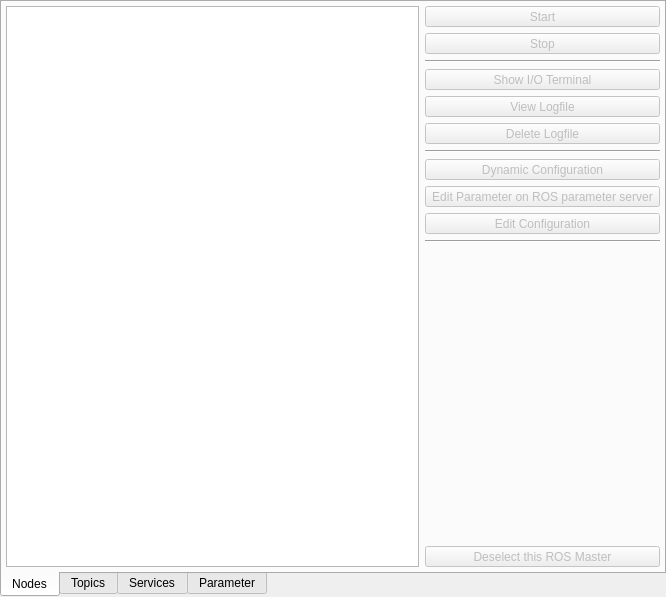
<?xml version="1.0" encoding="UTF-8"?>
<ui version="4.0">
 <class>Tab</class>
 <widget class="QWidget" name="Tab">
  <property name="geometry">
   <rect>
    <x>0</x>
    <y>0</y>
    <width>666</width>
    <height>597</height>
   </rect>
  </property>
  <property name="windowTitle">
   <string>Form</string>
  </property>
  <layout class="QHBoxLayout" name="horizontalLayout">
   <property name="spacing">
    <number>0</number>
   </property>
   <property name="margin">
    <number>0</number>
   </property>
   <item>
    <widget class="QTabWidget" name="tabWidget">
     <property name="enabled">
      <bool>true</bool>
     </property>
     <property name="tabPosition">
      <enum>QTabWidget::South</enum>
     </property>
     <property name="currentIndex">
      <number>0</number>
     </property>
     <property name="iconSize">
      <size>
       <width>32</width>
       <height>32</height>
      </size>
     </property>
     <widget class="QWidget" name="tabNodes">
      <attribute name="title">
       <string>Nodes</string>
      </attribute>
      <layout class="QHBoxLayout" name="horizontalLayout_5">
       <property name="margin">
        <number>4</number>
       </property>
       <item>
        <widget class="QTreeView" name="nodeTreeView">
         <property name="selectionMode">
          <enum>QAbstractItemView::ExtendedSelection</enum>
         </property>
        </widget>
       </item>
       <item>
        <widget class="QFrame" name="controlNodesFrame">
         <property name="sizePolicy">
          <sizepolicy hsizetype="Preferred" vsizetype="Preferred">
           <horstretch>0</horstretch>
           <verstretch>0</verstretch>
          </sizepolicy>
         </property>
         <property name="toolTip">
          <string>&lt;!DOCTYPE HTML PUBLIC &quot;-//W3C//DTD HTML 4.0//EN&quot; &quot;http://www.w3.org/TR/REC-html40/strict.dtd&quot;&gt;
&lt;html&gt;&lt;head&gt;&lt;meta name=&quot;qrichtext&quot; content=&quot;1&quot; /&gt;&lt;style type=&quot;text/css&quot;&gt;
p, li { white-space: pre-wrap; }
&lt;/style&gt;&lt;/head&gt;&lt;body style=&quot; font-family:'Ubuntu'; font-size:9pt; font-weight:400; font-style:normal;&quot;&gt;
&lt;p style=&quot; margin-top:0px; margin-bottom:0px; margin-left:0px; margin-right:0px; -qt-block-indent:0; text-indent:0px;&quot;&gt;&lt;span style=&quot; font-size:11pt;&quot;&gt;Shortcuts:&lt;/span&gt;&lt;/p&gt;
&lt;p style=&quot; margin-top:0px; margin-bottom:0px; margin-left:0px; margin-right:0px; -qt-block-indent:0; text-indent:0px;&quot;&gt;&lt;span style=&quot; font-size:11pt;&quot;&gt;    &lt;/span&gt;&lt;span style=&quot; font-size:11pt; font-weight:600;&quot;&gt;Alt+E&lt;/span&gt;&lt;span style=&quot; font-size:11pt;&quot;&gt; expand all groups&lt;/span&gt;&lt;/p&gt;
&lt;p style=&quot; margin-top:0px; margin-bottom:0px; margin-left:0px; margin-right:0px; -qt-block-indent:0; text-indent:0px;&quot;&gt;&lt;span style=&quot; font-size:11pt;&quot;&gt;    &lt;/span&gt;&lt;span style=&quot; font-size:11pt; font-weight:600;&quot;&gt;Alt+C&lt;/span&gt;&lt;span style=&quot; font-size:11pt;&quot;&gt; collapse all groups&lt;/span&gt;&lt;/p&gt;
&lt;p style=&quot; margin-top:0px; margin-bottom:0px; margin-left:0px; margin-right:0px; -qt-block-indent:0; text-indent:0px;&quot;&gt;&lt;span style=&quot; font-size:11pt;&quot;&gt;    &lt;/span&gt;&lt;span style=&quot; font-size:11pt; font-weight:600;&quot;&gt;Alt+{1..5}&lt;/span&gt;&lt;span style=&quot; font-size:11pt;&quot;&gt; select all nodes of a group (expect manage nodes)&lt;/span&gt;&lt;/p&gt;
&lt;p style=&quot; margin-top:0px; margin-bottom:0px; margin-left:0px; margin-right:0px; -qt-block-indent:0; text-indent:0px;&quot;&gt;&lt;span style=&quot; font-size:11pt;&quot;&gt;    &lt;/span&gt;&lt;span style=&quot; font-size:11pt; font-weight:600;&quot;&gt;Alt+R&lt;/span&gt;&lt;span style=&quot; font-size:11pt;&quot;&gt; run selected nodes&lt;/span&gt;&lt;/p&gt;
&lt;p style=&quot; margin-top:0px; margin-bottom:0px; margin-left:0px; margin-right:0px; -qt-block-indent:0; text-indent:0px;&quot;&gt;&lt;span style=&quot; font-size:11pt;&quot;&gt;    &lt;/span&gt;&lt;span style=&quot; font-size:11pt; font-weight:600;&quot;&gt;Alt+S&lt;/span&gt;&lt;span style=&quot; font-size:11pt;&quot;&gt; stop selected nodes&lt;/span&gt;&lt;/p&gt;
&lt;p style=&quot;-qt-paragraph-type:empty; margin-top:0px; margin-bottom:0px; margin-left:0px; margin-right:0px; -qt-block-indent:0; text-indent:0px; font-size:11pt;&quot;&gt;&lt;/p&gt;&lt;/body&gt;&lt;/html&gt;</string>
         </property>
         <layout class="QVBoxLayout" name="verticalLayout_4">
          <property name="margin">
           <number>0</number>
          </property>
          <item>
           <widget class="QToolButton" name="startButton">
            <property name="enabled">
             <bool>false</bool>
            </property>
            <property name="sizePolicy">
             <sizepolicy hsizetype="Preferred" vsizetype="Fixed">
              <horstretch>0</horstretch>
              <verstretch>0</verstretch>
             </sizepolicy>
            </property>
            <property name="toolTip">
             <string>&lt;!DOCTYPE HTML PUBLIC &quot;-//W3C//DTD HTML 4.0//EN&quot; &quot;http://www.w3.org/TR/REC-html40/strict.dtd&quot;&gt;
&lt;html&gt;&lt;head&gt;&lt;meta name=&quot;qrichtext&quot; content=&quot;1&quot; /&gt;&lt;style type=&quot;text/css&quot;&gt;
p, li { white-space: pre-wrap; }
&lt;/style&gt;&lt;/head&gt;&lt;body style=&quot; font-family:'Ubuntu'; font-size:11pt; font-weight:400; font-style:normal;&quot;&gt;
&lt;p style=&quot; margin-top:0px; margin-bottom:0px; margin-left:0px; margin-right:0px; -qt-block-indent:0; text-indent:0px;&quot;&gt;Start  selected service, hold &lt;/p&gt;
&lt;p style=&quot; margin-top:0px; margin-bottom:0px; margin-left:0px; margin-right:0px; -qt-block-indent:0; text-indent:0px;&quot;&gt;  &lt;span style=&quot; font-weight:600;&quot;&gt;Ctrl&lt;/span&gt; to prefer the default configuration&lt;/p&gt;
&lt;p style=&quot; margin-top:0px; margin-bottom:0px; margin-left:0px; margin-right:0px; -qt-block-indent:0; text-indent:0px;&quot;&gt;  &lt;span style=&quot; font-weight:600;&quot;&gt;Shift&lt;/span&gt; to prefer a loded configuration&lt;/p&gt;&lt;/body&gt;&lt;/html&gt;</string>
            </property>
            <property name="text">
             <string>Start</string>
            </property>
            <property name="icon">
             <iconset resource="GUI.qrc">
              <normaloff>:/icons/deleket_deviantart_play.png</normaloff>:/icons/deleket_deviantart_play.png</iconset>
            </property>
            <property name="iconSize">
             <size>
              <width>32</width>
              <height>32</height>
             </size>
            </property>
           </widget>
          </item>
          <item>
           <widget class="QToolButton" name="stopButton">
            <property name="enabled">
             <bool>false</bool>
            </property>
            <property name="sizePolicy">
             <sizepolicy hsizetype="Preferred" vsizetype="Fixed">
              <horstretch>0</horstretch>
              <verstretch>0</verstretch>
             </sizepolicy>
            </property>
            <property name="toolTip">
             <string>&lt;!DOCTYPE HTML PUBLIC &quot;-//W3C//DTD HTML 4.0//EN&quot; &quot;http://www.w3.org/TR/REC-html40/strict.dtd&quot;&gt;
&lt;html&gt;&lt;head&gt;&lt;meta name=&quot;qrichtext&quot; content=&quot;1&quot; /&gt;&lt;style type=&quot;text/css&quot;&gt;
p, li { white-space: pre-wrap; }
&lt;/style&gt;&lt;/head&gt;&lt;body style=&quot; font-family:'Ubuntu'; font-size:9pt; font-weight:400; font-style:normal;&quot;&gt;
&lt;p style=&quot; margin-top:0px; margin-bottom:0px; margin-left:0px; margin-right:0px; -qt-block-indent:0; text-indent:0px;&quot;&gt;&lt;span style=&quot; font-size:11pt;&quot;&gt;Stop selected service &lt;/span&gt;&lt;/p&gt;
&lt;p style=&quot; margin-top:0px; margin-bottom:0px; margin-left:0px; margin-right:0px; -qt-block-indent:0; text-indent:0px;&quot;&gt;&lt;span style=&quot; font-size:11pt;&quot;&gt;  &lt;/span&gt;&lt;span style=&quot; font-size:11pt; font-weight:600;&quot;&gt;Ctrl+Backspace&lt;/span&gt;&lt;span style=&quot; font-size:11pt;&quot;&gt; to send SIGKILL&lt;/span&gt;&lt;/p&gt;
&lt;p style=&quot; margin-top:0px; margin-bottom:0px; margin-left:0px; margin-right:0px; -qt-block-indent:0; text-indent:0px;&quot;&gt;&lt;span style=&quot; font-size:11pt;&quot;&gt;  &lt;/span&gt;&lt;span style=&quot; font-size:11pt; font-weight:600;&quot;&gt;Ctrl+Delete&lt;/span&gt;&lt;span style=&quot; font-size:11pt;&quot;&gt; to unregister from ROS master&lt;/span&gt;&lt;/p&gt;
&lt;p style=&quot;-qt-paragraph-type:empty; margin-top:0px; margin-bottom:0px; margin-left:0px; margin-right:0px; -qt-block-indent:0; text-indent:0px; font-size:11pt;&quot;&gt;&lt;/p&gt;
&lt;p style=&quot; margin-top:0px; margin-bottom:0px; margin-left:0px; margin-right:0px; -qt-block-indent:0; text-indent:0px;&quot;&gt;&lt;span style=&quot; font-size:11pt; font-weight:600;&quot;&gt;Note:&lt;/span&gt;&lt;span style=&quot; font-size:11pt;&quot;&gt; if a node was killed on a remote host, it shows still as running. Unregister it manually!&lt;/span&gt;&lt;/p&gt;
&lt;p style=&quot;-qt-paragraph-type:empty; margin-top:0px; margin-bottom:0px; margin-left:0px; margin-right:0px; -qt-block-indent:0; text-indent:0px; font-size:11pt;&quot;&gt;&lt;/p&gt;
&lt;p style=&quot; margin-top:0px; margin-bottom:0px; margin-left:0px; margin-right:0px; -qt-block-indent:0; text-indent:0px;&quot;&gt;&lt;span style=&quot; font-size:11pt; font-weight:600;&quot;&gt;Note:&lt;/span&gt;&lt;span style=&quot; font-size:11pt;&quot;&gt; The stop button is disabled on errors&lt;/span&gt;&lt;/p&gt;&lt;/body&gt;&lt;/html&gt;</string>
            </property>
            <property name="text">
             <string>Stop</string>
            </property>
            <property name="icon">
             <iconset resource="GUI.qrc">
              <normaloff>:/icons/deleket_deviantart_stop.png</normaloff>:/icons/deleket_deviantart_stop.png</iconset>
            </property>
            <property name="iconSize">
             <size>
              <width>32</width>
              <height>32</height>
             </size>
            </property>
           </widget>
          </item>
          <item>
           <widget class="Line" name="line1_2">
            <property name="orientation">
             <enum>Qt::Horizontal</enum>
            </property>
           </widget>
          </item>
          <item>
           <widget class="QToolButton" name="ioButton">
            <property name="enabled">
             <bool>false</bool>
            </property>
            <property name="sizePolicy">
             <sizepolicy hsizetype="Preferred" vsizetype="Fixed">
              <horstretch>0</horstretch>
              <verstretch>0</verstretch>
             </sizepolicy>
            </property>
            <property name="toolTip">
             <string>&lt;!DOCTYPE HTML PUBLIC &quot;-//W3C//DTD HTML 4.0//EN&quot; &quot;http://www.w3.org/TR/REC-html40/strict.dtd&quot;&gt;
&lt;html&gt;&lt;head&gt;&lt;meta name=&quot;qrichtext&quot; content=&quot;1&quot; /&gt;&lt;style type=&quot;text/css&quot;&gt;
p, li { white-space: pre-wrap; }
&lt;/style&gt;&lt;/head&gt;&lt;body style=&quot; font-family:'Ubuntu'; font-size:9pt; font-weight:400; font-style:normal;&quot;&gt;
&lt;p style=&quot; margin-top:0px; margin-bottom:0px; margin-left:0px; margin-right:0px; -qt-block-indent:0; text-indent:0px;&quot;&gt;&lt;span style=&quot; font-size:11pt;&quot;&gt;Show terminal that is connected to the selected service&lt;/span&gt;&lt;/p&gt;
&lt;p style=&quot; margin-top:0px; margin-bottom:0px; margin-left:0px; margin-right:0px; -qt-block-indent:0; text-indent:0px;&quot;&gt;&lt;span style=&quot; font-size:11pt;&quot;&gt;  &lt;/span&gt;&lt;span style=&quot; font-size:11pt; font-weight:600;&quot;&gt;Shift+Backspace&lt;/span&gt;&lt;span style=&quot; font-size:11pt;&quot;&gt; to send SIGKILL to assigned SCREENs&lt;/span&gt;&lt;/p&gt;
&lt;p style=&quot;-qt-paragraph-type:empty; margin-top:0px; margin-bottom:0px; margin-left:0px; margin-right:0px; -qt-block-indent:0; text-indent:0px; font-size:11pt;&quot;&gt;&lt;/p&gt;
&lt;p style=&quot; margin-top:0px; margin-bottom:0px; margin-left:0px; margin-right:0px; -qt-block-indent:0; text-indent:0px;&quot;&gt;&lt;span style=&quot; font-size:11pt; font-weight:600;&quot;&gt;Note:&lt;/span&gt;&lt;span style=&quot; font-size:11pt;&quot;&gt; if a node was killed on a remote host, it shows still as running. Unregister it manually!&lt;/span&gt;&lt;/p&gt;&lt;/body&gt;&lt;/html&gt;</string>
            </property>
            <property name="text">
             <string>Show I/O Terminal</string>
            </property>
            <property name="icon">
             <iconset resource="GUI.qrc">
              <normaloff>:/icons/crystal_clear_show_io.png</normaloff>:/icons/crystal_clear_show_io.png</iconset>
            </property>
            <property name="iconSize">
             <size>
              <width>32</width>
              <height>32</height>
             </size>
            </property>
           </widget>
          </item>
          <item>
           <widget class="QToolButton" name="logButton">
            <property name="enabled">
             <bool>false</bool>
            </property>
            <property name="sizePolicy">
             <sizepolicy hsizetype="Preferred" vsizetype="Fixed">
              <horstretch>0</horstretch>
              <verstretch>0</verstretch>
             </sizepolicy>
            </property>
            <property name="toolTip">
             <string>Show log file of selected service</string>
            </property>
            <property name="text">
             <string>View Logfile</string>
            </property>
            <property name="icon">
             <iconset resource="GUI.qrc">
              <normaloff>:/icons/crystal_clear_show_log.png</normaloff>:/icons/crystal_clear_show_log.png</iconset>
            </property>
            <property name="iconSize">
             <size>
              <width>32</width>
              <height>32</height>
             </size>
            </property>
           </widget>
          </item>
          <item>
           <widget class="QToolButton" name="logDeleteButton">
            <property name="enabled">
             <bool>false</bool>
            </property>
            <property name="sizePolicy">
             <sizepolicy hsizetype="Preferred" vsizetype="Fixed">
              <horstretch>0</horstretch>
              <verstretch>0</verstretch>
             </sizepolicy>
            </property>
            <property name="toolTip">
             <string>Delete log file of selected service</string>
            </property>
            <property name="text">
             <string>Delete Logfile</string>
            </property>
            <property name="icon">
             <iconset resource="GUI.qrc">
              <normaloff>:/icons/crystal_clear_show_delete_log.png</normaloff>:/icons/crystal_clear_show_delete_log.png</iconset>
            </property>
            <property name="iconSize">
             <size>
              <width>32</width>
              <height>32</height>
             </size>
            </property>
           </widget>
          </item>
          <item>
           <widget class="Line" name="line2_2">
            <property name="orientation">
             <enum>Qt::Horizontal</enum>
            </property>
           </widget>
          </item>
          <item>
           <widget class="QToolButton" name="dynamicConfigButton">
            <property name="enabled">
             <bool>false</bool>
            </property>
            <property name="sizePolicy">
             <sizepolicy hsizetype="Preferred" vsizetype="Fixed">
              <horstretch>0</horstretch>
              <verstretch>0</verstretch>
             </sizepolicy>
            </property>
            <property name="toolTip">
             <string>Edit the configuration of the node using dynamic reconfigure</string>
            </property>
            <property name="text">
             <string>Dynamic Configuration</string>
            </property>
            <property name="icon">
             <iconset resource="GUI.qrc">
              <normaloff>:/icons/crystal_clear_dyncfg.png</normaloff>:/icons/crystal_clear_dyncfg.png</iconset>
            </property>
            <property name="iconSize">
             <size>
              <width>32</width>
              <height>32</height>
             </size>
            </property>
           </widget>
          </item>
          <item>
           <widget class="QToolButton" name="editRosParamButton">
            <property name="enabled">
             <bool>false</bool>
            </property>
            <property name="sizePolicy">
             <sizepolicy hsizetype="Preferred" vsizetype="Fixed">
              <horstretch>0</horstretch>
              <verstretch>0</verstretch>
             </sizepolicy>
            </property>
            <property name="toolTip">
             <string>Edit configuration of selected service</string>
            </property>
            <property name="text">
             <string>Edit Parameter on ROS parameter server</string>
            </property>
            <property name="icon">
             <iconset resource="GUI.qrc">
              <normaloff>:/icons/default_cfg_edit.png</normaloff>:/icons/default_cfg_edit.png</iconset>
            </property>
            <property name="iconSize">
             <size>
              <width>32</width>
              <height>32</height>
             </size>
            </property>
           </widget>
          </item>
          <item>
           <widget class="QToolButton" name="editConfigButton">
            <property name="enabled">
             <bool>false</bool>
            </property>
            <property name="sizePolicy">
             <sizepolicy hsizetype="Preferred" vsizetype="Fixed">
              <horstretch>0</horstretch>
              <verstretch>0</verstretch>
             </sizepolicy>
            </property>
            <property name="toolTip">
             <string>Edit configuration of selected service</string>
            </property>
            <property name="text">
             <string>Edit Configuration</string>
            </property>
            <property name="icon">
             <iconset resource="GUI.qrc">
              <normaloff>:/icons/crystal_clear_edit_launch.png</normaloff>:/icons/crystal_clear_edit_launch.png</iconset>
            </property>
            <property name="iconSize">
             <size>
              <width>32</width>
              <height>32</height>
             </size>
            </property>
           </widget>
          </item>
          <item>
           <widget class="Line" name="line3_2">
            <property name="orientation">
             <enum>Qt::Horizontal</enum>
            </property>
           </widget>
          </item>
          <item>
           <spacer name="verticalSpacer_2">
            <property name="orientation">
             <enum>Qt::Vertical</enum>
            </property>
            <property name="sizeHint" stdset="0">
             <size>
              <width>16</width>
              <height>299</height>
             </size>
            </property>
           </spacer>
          </item>
          <item>
           <widget class="QToolButton" name="closeCfgButton">
            <property name="enabled">
             <bool>false</bool>
            </property>
            <property name="sizePolicy">
             <sizepolicy hsizetype="Preferred" vsizetype="Fixed">
              <horstretch>0</horstretch>
              <verstretch>0</verstretch>
             </sizepolicy>
            </property>
            <property name="toolTip">
             <string>Closes open configurations (Ctrl+F4)</string>
            </property>
            <property name="text">
             <string>Deselect this ROS Master</string>
            </property>
            <property name="icon">
             <iconset resource="GUI.qrc">
              <normaloff>:/icons/crystal_clear_button_close.png</normaloff>:/icons/crystal_clear_button_close.png</iconset>
            </property>
            <property name="iconSize">
             <size>
              <width>32</width>
              <height>32</height>
             </size>
            </property>
            <property name="shortcut">
             <string>Ctrl+F4</string>
            </property>
           </widget>
          </item>
         </layout>
        </widget>
       </item>
      </layout>
     </widget>
     <widget class="QWidget" name="tabTopics">
      <attribute name="title">
       <string>Topics</string>
      </attribute>
      <layout class="QVBoxLayout" name="verticalLayout_2">
       <property name="margin">
        <number>4</number>
       </property>
       <item>
        <widget class="QFrame" name="filter_frame_topic">
         <property name="frameShape">
          <enum>QFrame::NoFrame</enum>
         </property>
         <property name="frameShadow">
          <enum>QFrame::Plain</enum>
         </property>
         <layout class="QHBoxLayout" name="horizontalLayout_6">
          <property name="margin">
           <number>0</number>
          </property>
          <item>
           <widget class="QLabel" name="topicFilterLabel">
            <property name="text">
             <string>Filter:</string>
            </property>
           </widget>
          </item>
          <item>
           <widget class="QLineEdit" name="topicFilterInput"/>
          </item>
         </layout>
        </widget>
       </item>
       <item>
        <widget class="QFrame" name="topicFrame">
         <property name="frameShape">
          <enum>QFrame::NoFrame</enum>
         </property>
         <property name="frameShadow">
          <enum>QFrame::Plain</enum>
         </property>
         <layout class="QHBoxLayout" name="horizontalLayout_3">
          <property name="margin">
           <number>0</number>
          </property>
          <item>
           <widget class="QTreeView" name="topicsView">
            <property name="alternatingRowColors">
             <bool>true</bool>
            </property>
            <property name="selectionMode">
             <enum>QAbstractItemView::ExtendedSelection</enum>
            </property>
           </widget>
          </item>
          <item>
           <widget class="QFrame" name="controlTopicsFrame">
            <property name="frameShape">
             <enum>QFrame::NoFrame</enum>
            </property>
            <property name="frameShadow">
             <enum>QFrame::Raised</enum>
            </property>
            <layout class="QVBoxLayout" name="verticalLayout_5">
             <property name="margin">
              <number>0</number>
             </property>
             <item>
              <widget class="QToolButton" name="echoTopicButton">
               <property name="enabled">
                <bool>false</bool>
               </property>
               <property name="toolTip">
                <string>&lt;!DOCTYPE HTML PUBLIC &quot;-//W3C//DTD HTML 4.0//EN&quot; &quot;http://www.w3.org/TR/REC-html40/strict.dtd&quot;&gt;
&lt;html&gt;&lt;head&gt;&lt;meta name=&quot;qrichtext&quot; content=&quot;1&quot; /&gt;&lt;style type=&quot;text/css&quot;&gt;
p, li { white-space: pre-wrap; }
&lt;/style&gt;&lt;/head&gt;&lt;body style=&quot; font-family:'Ubuntu'; font-size:9pt; font-weight:400; font-style:normal;&quot;&gt;
&lt;p style=&quot; margin-top:0px; margin-bottom:0px; margin-left:0px; margin-right:0px; -qt-block-indent:0; text-indent:0px;&quot;&gt;&lt;span style=&quot; font-size:11pt;&quot;&gt;shows the content of the topic&lt;/span&gt;&lt;/p&gt;&lt;/body&gt;&lt;/html&gt;</string>
               </property>
               <property name="text">
                <string>Echo Topic</string>
               </property>
               <property name="icon">
                <iconset resource="GUI.qrc">
                 <normaloff>:/icons/crystal_clear_show_io.png</normaloff>:/icons/crystal_clear_show_io.png</iconset>
               </property>
               <property name="iconSize">
                <size>
                 <width>32</width>
                 <height>32</height>
                </size>
               </property>
              </widget>
             </item>
             <item>
              <widget class="QToolButton" name="hzTopicButton">
               <property name="enabled">
                <bool>false</bool>
               </property>
               <property name="toolTip">
                <string>shows only the receive rate of the topic</string>
               </property>
               <property name="icon">
                <iconset resource="GUI.qrc">
                 <normaloff>:/icons/crystal_clear_show_hz.png</normaloff>:/icons/crystal_clear_show_hz.png</iconset>
               </property>
               <property name="iconSize">
                <size>
                 <width>32</width>
                 <height>32</height>
                </size>
               </property>
              </widget>
             </item>
             <item>
              <widget class="QToolButton" name="pubTopicButton">
               <property name="enabled">
                <bool>false</bool>
               </property>
               <property name="toolTip">
                <string>starts a publisher for selected topic
(Only to local ROS master. Use sync to publish to remote topics!)</string>
               </property>
               <property name="icon">
                <iconset resource="GUI.qrc">
                 <normaloff>:/icons/deleket_deviantart_play.png</normaloff>:/icons/deleket_deviantart_play.png</iconset>
               </property>
               <property name="iconSize">
                <size>
                 <width>32</width>
                 <height>32</height>
                </size>
               </property>
              </widget>
             </item>
             <item>
              <widget class="QToolButton" name="pubStopTopicButton">
               <property name="enabled">
                <bool>false</bool>
               </property>
               <property name="toolTip">
                <string>stops a running publisher of selected topic</string>
               </property>
               <property name="icon">
                <iconset resource="GUI.qrc">
                 <normaloff>:/icons/deleket_deviantart_stop.png</normaloff>:/icons/deleket_deviantart_stop.png</iconset>
               </property>
               <property name="iconSize">
                <size>
                 <width>32</width>
                 <height>32</height>
                </size>
               </property>
              </widget>
             </item>
             <item>
              <spacer name="verticalSpacer_3">
               <property name="orientation">
                <enum>Qt::Vertical</enum>
               </property>
               <property name="sizeHint" stdset="0">
                <size>
                 <width>20</width>
                 <height>40</height>
                </size>
               </property>
              </spacer>
             </item>
            </layout>
           </widget>
          </item>
         </layout>
        </widget>
       </item>
      </layout>
     </widget>
     <widget class="QWidget" name="tabServices">
      <attribute name="title">
       <string>Services</string>
      </attribute>
      <layout class="QVBoxLayout" name="verticalLayout_3">
       <property name="margin">
        <number>4</number>
       </property>
       <item>
        <widget class="QFrame" name="filter_frame_service">
         <property name="frameShape">
          <enum>QFrame::NoFrame</enum>
         </property>
         <property name="frameShadow">
          <enum>QFrame::Plain</enum>
         </property>
         <layout class="QHBoxLayout" name="horizontalLayout_8">
          <property name="margin">
           <number>0</number>
          </property>
          <item>
           <widget class="QLabel" name="serviceFilterLabel">
            <property name="text">
             <string>Filter:</string>
            </property>
           </widget>
          </item>
          <item>
           <widget class="QLineEdit" name="serviceFilterInput"/>
          </item>
         </layout>
        </widget>
       </item>
       <item>
        <widget class="QFrame" name="serviceFrame">
         <property name="frameShape">
          <enum>QFrame::NoFrame</enum>
         </property>
         <property name="frameShadow">
          <enum>QFrame::Plain</enum>
         </property>
         <layout class="QHBoxLayout" name="horizontalLayout_2">
          <property name="margin">
           <number>0</number>
          </property>
          <item>
           <widget class="QTreeView" name="servicesView">
            <property name="toolTip">
             <string/>
            </property>
            <property name="alternatingRowColors">
             <bool>true</bool>
            </property>
           </widget>
          </item>
          <item>
           <widget class="QFrame" name="controlServicesFrame">
            <property name="frameShape">
             <enum>QFrame::NoFrame</enum>
            </property>
            <property name="frameShadow">
             <enum>QFrame::Raised</enum>
            </property>
            <layout class="QVBoxLayout" name="verticalLayout_8">
             <property name="margin">
              <number>0</number>
             </property>
             <item>
              <widget class="QToolButton" name="callServiceButton">
               <property name="enabled">
                <bool>false</bool>
               </property>
               <property name="text">
                <string>Call Service</string>
               </property>
               <property name="icon">
                <iconset resource="GUI.qrc">
                 <normaloff>:/icons/deleket_deviantart_play.png</normaloff>:/icons/deleket_deviantart_play.png</iconset>
               </property>
               <property name="iconSize">
                <size>
                 <width>32</width>
                 <height>32</height>
                </size>
               </property>
              </widget>
             </item>
             <item>
              <spacer name="verticalSpacer_4">
               <property name="orientation">
                <enum>Qt::Vertical</enum>
               </property>
               <property name="sizeHint" stdset="0">
                <size>
                 <width>20</width>
                 <height>40</height>
                </size>
               </property>
              </spacer>
             </item>
            </layout>
           </widget>
          </item>
         </layout>
        </widget>
       </item>
      </layout>
     </widget>
     <widget class="QWidget" name="tabParameter">
      <attribute name="title">
       <string>Parameter</string>
      </attribute>
      <layout class="QVBoxLayout" name="verticalLayout">
       <property name="margin">
        <number>4</number>
       </property>
       <item>
        <widget class="QFrame" name="filter_frame">
         <property name="frameShape">
          <enum>QFrame::NoFrame</enum>
         </property>
         <property name="frameShadow">
          <enum>QFrame::Plain</enum>
         </property>
         <layout class="QHBoxLayout" name="horizontalLayout_4">
          <property name="margin">
           <number>0</number>
          </property>
          <item>
           <widget class="QLabel" name="parameterFilterLabel">
            <property name="text">
             <string>Filter:</string>
            </property>
           </widget>
          </item>
          <item>
           <widget class="QLineEdit" name="parameterFilterInput"/>
          </item>
         </layout>
        </widget>
       </item>
       <item>
        <widget class="QFrame" name="parameter_frame">
         <property name="frameShape">
          <enum>QFrame::NoFrame</enum>
         </property>
         <property name="frameShadow">
          <enum>QFrame::Plain</enum>
         </property>
         <layout class="QHBoxLayout" name="horizontalLayout_7">
          <property name="margin">
           <number>0</number>
          </property>
          <item>
           <widget class="QTreeView" name="parameterView">
            <property name="toolTip">
             <string/>
            </property>
            <property name="editTriggers">
             <set>QAbstractItemView::DoubleClicked|QAbstractItemView::EditKeyPressed|QAbstractItemView::SelectedClicked</set>
            </property>
            <property name="alternatingRowColors">
             <bool>true</bool>
            </property>
            <property name="selectionMode">
             <enum>QAbstractItemView::ExtendedSelection</enum>
            </property>
           </widget>
          </item>
          <item>
           <widget class="QFrame" name="controlParameterFrame">
            <property name="frameShape">
             <enum>QFrame::NoFrame</enum>
            </property>
            <property name="frameShadow">
             <enum>QFrame::Raised</enum>
            </property>
            <layout class="QVBoxLayout" name="verticalLayout_9">
             <property name="leftMargin">
              <number>3</number>
             </property>
             <property name="topMargin">
              <number>0</number>
             </property>
             <property name="rightMargin">
              <number>0</number>
             </property>
             <property name="bottomMargin">
              <number>0</number>
             </property>
             <item>
              <widget class="QToolButton" name="getParameterButton">
               <property name="enabled">
                <bool>true</bool>
               </property>
               <property name="toolTip">
                <string>Get the paramter list from the Paramter server</string>
               </property>
               <property name="text">
                <string>Call Service</string>
               </property>
               <property name="icon">
                <iconset resource="GUI.qrc">
                 <normaloff>:/icons/crystal_clear_action_db_update.png</normaloff>:/icons/crystal_clear_action_db_update.png</iconset>
               </property>
               <property name="iconSize">
                <size>
                 <width>32</width>
                 <height>32</height>
                </size>
               </property>
              </widget>
             </item>
             <item>
              <widget class="QToolButton" name="addParameterButton">
               <property name="text">
                <string>...</string>
               </property>
               <property name="icon">
                <iconset resource="GUI.qrc">
                 <normaloff>:/icons/crystal_clear_action_db_add.png</normaloff>:/icons/crystal_clear_action_db_add.png</iconset>
               </property>
               <property name="iconSize">
                <size>
                 <width>32</width>
                 <height>32</height>
                </size>
               </property>
              </widget>
             </item>
             <item>
              <widget class="QToolButton" name="deleteParameterButton">
               <property name="enabled">
                <bool>false</bool>
               </property>
               <property name="toolTip">
                <string>delete selected parameter from the paramater server</string>
               </property>
               <property name="text">
                <string>Call Service</string>
               </property>
               <property name="icon">
                <iconset resource="GUI.qrc">
                 <normaloff>:/icons/crystal_clear_action_db_remove.png</normaloff>:/icons/crystal_clear_action_db_remove.png</iconset>
               </property>
               <property name="iconSize">
                <size>
                 <width>32</width>
                 <height>32</height>
                </size>
               </property>
              </widget>
             </item>
             <item>
              <spacer name="verticalSpacer_5">
               <property name="orientation">
                <enum>Qt::Vertical</enum>
               </property>
               <property name="sizeHint" stdset="0">
                <size>
                 <width>20</width>
                 <height>40</height>
                </size>
               </property>
              </spacer>
             </item>
            </layout>
           </widget>
          </item>
         </layout>
        </widget>
       </item>
      </layout>
     </widget>
    </widget>
   </item>
  </layout>
 </widget>
 <resources>
  <include location="GUI.qrc"/>
 </resources>
 <connections/>
</ui>
